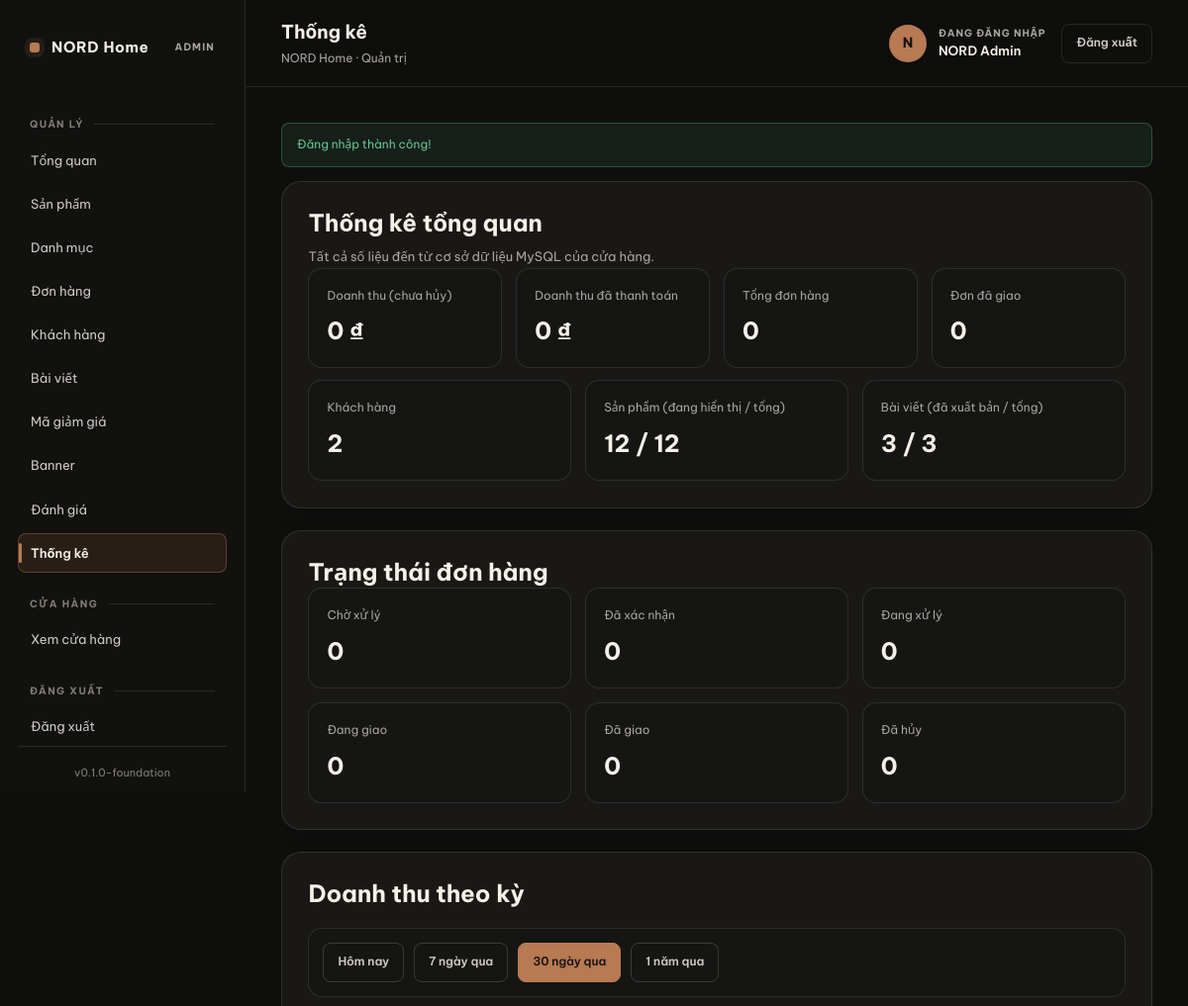
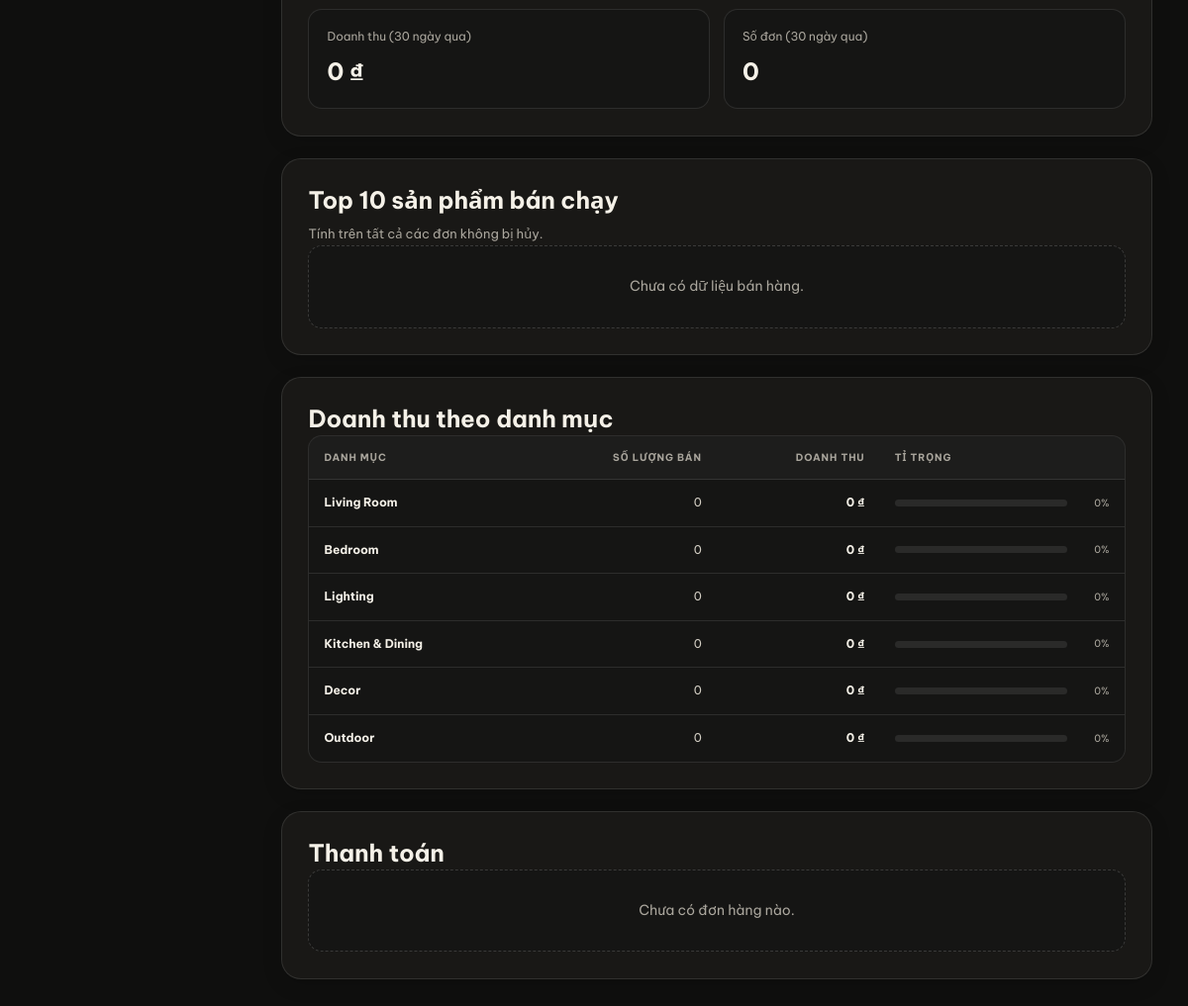
The app's page /admin/statistics.php (signed in) with its own data (2 pictures, top to bottom).
### tables this page shows
CREATE TABLE `categories` (
  `id` INT UNSIGNED NOT NULL AUTO_INCREMENT,
  `parent_id` INT UNSIGNED DEFAULT NULL,
  `name` VARCHAR(120) NOT NULL,
  `slug` VARCHAR(160) NOT NULL,
  `description` TEXT DEFAULT NULL,
  `image` VARCHAR(255) DEFAULT NULL,
  `sort_order` INT NOT NULL DEFAULT 0,
  `is_active` TINYINT(1) NOT NULL DEFAULT 1,
  `created_at` DATETIME NOT NULL DEFAULT CURRENT_TIMESTAMP,
  `updated_at` DATETIME NOT NULL DEFAULT CURRENT_TIMESTAMP ON UPDATE CURRENT_TIMESTAMP,
  PRIMARY KEY (`id`),
  UNIQUE KEY `uq_categories_slug` (`slug`),
  KEY `idx_categories_parent` (`parent_id`),
  KEY `idx_categories_active` (`is_active`),
  CONSTRAINT `fk_categories_parent`
    FOREIGN KEY (`parent_id`) REFERENCES `categories` (`id`)
    ON DELETE SET NULL ON UPDATE CASCADE
);

### config/database.php (called while the page is built, shortened)
<?php
function pdo_options(): array
{
    return [
        PDO::ATTR_ERRMODE => PDO::ERRMODE_EXCEPTION,
        PDO::ATTR_DEFAULT_FETCH_MODE => PDO::FETCH_ASSOC,
        PDO::ATTR_EMULATE_PREPARES => false,
    ];
}
function db(): PDO
{
    static $pdo = null;
    if ($pdo instanceof PDO) {
        return $pdo;
    }
    $dsn = sprintf(
        'mysql:host=%s;dbname=%s;charset=%s',
        DB_HOST,
        DB_NAME,
        DB_CHARSET
    );
    $pdo = new PDO($dsn, DB_USER, DB_PASS, pdo_options());
    return $pdo;
}

### includes/admin-data.php (called while the page is built, shortened)
<?php
require_once __DIR__ . '/functions.php';
function admin_statistics_overview(): array
{
    $out = [
        'revenue_total'      => 0.0,
        'revenue_paid'       => 0.0,
        'orders_total'       => 0,
        'orders_pending'     => 0,
        'orders_confirmed'   => 0,
        'orders_processing'  => 0,
        'orders_shipped'     => 0,
        'orders_delivered'   => 0,
        'orders_cancelled'   => 0,
        'products_total'     => 0,
        'products_active'    => 0,
        'customers_total'    => 0,
        'posts_total'        => 0,
        'posts_published'    => 0,
        'reviews_total'      => 0,
        'reviews_pending'    => 0,
    ];
    try {
        $out['revenue_total'] = (float) db()->query(
            "SELECT COALESCE(SUM(total),0) FROM orders WHERE status <> '" . ORDER_CANCELLED . "'"
        )->fetchColumn();
        $out['revenue_paid'] = (float) db()->query(
            "SELECT COALESCE(SUM(total),0) FROM orders WHERE payment_status = '" . PAYMENT_PAID . "'"
        )->fetchColumn();
        $out['orders_total']      = (int) db()->query('SELECT COUNT(*) FROM orders')->fetchColumn();
        $out['orders_pending']    = (int) db()->query("SELECT COUNT(*) FROM orders WHERE status='" . ORDER_PENDING . "'")->fetchColumn();
        $out['orders_confirmed']  = (int) db()->query("SELECT COUNT(*) FROM orders WHERE status='" . ORDER_CONFIRMED . "'")->fetchColumn();
        $out['orders_processing'] = (int) db()->query("SELECT COUNT(*) FROM orders WHERE status='" . ORDER_PROCESSING . "'")->fetchColumn();
        $out['orders_shipped']    = (int) db()->query("SELECT COUNT(*) FROM orders WHERE status='" . ORDER_SHIPPED . "'")->fetchColumn();
        $out['orders_delivered']  = (int) db()->query("SELECT COUNT(*) FROM orders WHERE status='" . ORDER_DELIVERED . "'")->fetchColumn();
        $out['orders_cancelled']  = (int) db()->query("SELECT COUNT(*) FROM orders WHERE status='" . ORDER_CANCELLED . "'")->fetchColumn();
        $out['products_total']  = (int) db()->query('SELECT COUNT(*) FROM products')->fetchColumn();
        $out['products_active'] = (int) db()->query('SELECT COUNT(*) FROM products WHERE is_active = 1')->fetchColumn();
        $out['customers_total'] = (int) db()->query(
            "SELECT COUNT(*) FROM users WHERE role='" . ROLE_CUSTOMER . "'"
        )->fetchColumn();
        $out['posts_total']     = (int) db()->query('SELECT COUNT(*) FROM posts')->fetchColumn();
        $out['posts_published'] = (int) db()->query('SELECT COUNT(*) FROM posts WHERE is_published = 1')->fetchColumn();
        $out['reviews_total']   = (int) db()->query('SELECT COUNT(*) FROM reviews')->fetchColumn();
        $out['reviews_pending'] = (int) db()->query('SELECT COUNT(*) FROM reviews WHERE is_approved = 0')->fetchColumn();
    } catch (PDOException $e) {
    }
    return $out;
}
function admin_statistics_revenue_by_period(string $period = 'month'): array
{
    try {
        switch ($period) {
            case 'month':
            default:
                $since = "o.created_at >= DATE_SUB(NOW(), INTERVAL 30 DAY)";
                break;
        }
        $stmt = db()->prepare(
            "SELECT COALESCE(SUM(total),0) AS revenue, COUNT(*) AS cnt
             FROM orders o
             WHERE $since AND o.status <> '" . ORDER_CANCELLED . "'"
        );
        $stmt->execute();
        $row = $stmt->fetch();
        return [
            'period'  => $period,
            'revenue' => (float) ($row['revenue'] ?? 0),
            'orders'  => (int) ($row['cnt'] ?? 0),
        ];
    } catch (PDOException $e) {
        return ['period' => $period, 'revenue' => 0.0, 'orders' => 0];
    }
}
function admin_statistics_sales_by_category(): array
{
    try {
        $stmt = db()->query(
            "SELECT c.id, c.name, COALESCE(SUM(oi.total), 0) AS revenue,
                    COALESCE(SUM(oi.quantity), 0) AS sold_qty
             FROM categories c
             LEFT JOIN products p ON p.category_id = c.id
             LEFT JOIN order_items oi ON oi.product_id = p.id
             LEFT JOIN orders o ON o.id = oi.order_id AND o.status <> '" . ORDER_CANCELLED . "'
             GROUP BY c.id, c.name
             ORDER BY revenue DESC"
        );
        return $stmt->fetchAll() ?: [];
    } catch (PDOException $e) {
        return [];
    }
}

### includes/functions.php (called while the page is built, shortened)
<?php
function e(?string $value): string
{
    return htmlspecialchars((string) $value, ENT_QUOTES | ENT_SUBSTITUTE, 'UTF-8');
}
function url(string $path = ''): string
{
    $path = ltrim($path, '/');
    return $path === '' ? BASE_URL : BASE_URL . '/' . $path;
}
function format_vnd($amount): string
{
    $amount = (float) $amount;
    return number_format($amount, 0, ',', '.') . ' ₫';
}

### admin/statistics.php (the view, shortened to what this page needs)
<?php
require_once dirname(__DIR__) . '/includes/admin-data.php';
$period = (string) ($_GET['period'] ?? 'month');
$overview  = admin_statistics_overview();
$periodRow = admin_statistics_revenue_by_period($period);
$best      = admin_statistics_best_sellers(10);
$byCat     = admin_statistics_sales_by_category();
$payment   = admin_statistics_payment_breakdown();
$statusLabels = [
    ORDER_PENDING    => 'Chờ xử lý',
    ORDER_CONFIRMED  => 'Đã xác nhận',
    ORDER_PROCESSING => 'Đang xử lý',
    ORDER_SHIPPED    => 'Đang giao',
    ORDER_DELIVERED  => 'Đã giao',
    ORDER_CANCELLED  => 'Đã hủy',
];
require dirname(__DIR__) . '/includes/admin-header.php';
?>
<div class="admin-card">
    <h1>Thống kê tổng quan</h1>
    <p class="admin-card-sub">Tất cả số liệu đến từ cơ sở dữ liệu MySQL của cửa hàng.</p>
    <div class="stat-row">
        <div class="stat"><span>Doanh thu (chưa hủy)</span><b><?= e(format_vnd($overview['revenue_total'])) ?></b></div>
        <div class="stat"><span>Doanh thu đã thanh toán</span><b><?= e(format_vnd($overview['revenue_paid'])) ?></b></div>
        <div class="stat"><span>Tổng đơn hàng</span><b><?= (int) $overview['orders_total'] ?></b></div>
        <div class="stat"><span>Đơn đã giao</span><b><?= (int) $overview['orders_delivered'] ?></b></div>
    </div>
    <div class="stat-row stat-row--3" style="margin-top:12px;">
        <div class="stat"><span>Khách hàng</span><b><?= (int) $overview['customers_total'] ?></b></div>
        <div class="stat"><span>Sản phẩm (đang hiển thị / tổng)</span><b><?= (int) $overview['products_active'] ?> / <?= (int) $overview['products_total'] ?></b></div>
        <div class="stat"><span>Bài viết (đã xuất bản / tổng)</span><b><?= (int) $overview['posts_published'] ?> / <?= (int) $overview['posts_total'] ?></b></div>
    </div>
</div>
<div class="admin-card">
    <h1>Trạng thái đơn hàng</h1>
    <div class="stat-row stat-row--3">
        <?php foreach ($statusLabels as $st => $label): ?>
            <div class="stat">
                <span><?= e($label) ?></span>
                <b><?= (int) ($overview['orders_' . $st] ?? 0) ?></b>
            </div>
        <?php endforeach; ?>
    </div>
</div>
<div class="admin-card">
    <h1>Doanh thu theo kỳ</h1>
    <div class="admin-toolbar">
        <?php
            $periodLabels = [
                'today' => 'Hôm nay',
                'week'  => '7 ngày qua',
                'month' => '30 ngày qua',
                'year'  => '1 năm qua',
            ];
        ?>
        <?php foreach ($periodLabels as $key => $label): ?>
            <a class="admin-btn <?= $period === $key ? 'admin-btn--primary' : '' ?>" href="<?= e(url('admin/statistics.php?period=' . $key)) ?>"><?= e($label) ?></a>
        <?php endforeach; ?>
    </div>
    <div class="stat-row stat-row--2">
        <div class="stat"><span>Doanh thu (<?= e($periodLabels[$period]) ?>)</span><b><?= e(format_vnd($periodRow['revenue'])) ?></b></div>
        <div class="stat"><span>Số đơn (<?= e($periodLabels[$period]) ?>)</span><b><?= (int) $periodRow['orders'] ?></b></div>
    </div>
</div>
<div class="admin-card">
    <h1>Top 10 sản phẩm bán chạy</h1>
    <p class="admin-card-sub">Tính trên tất cả các đơn không bị hủy.</p>
    <?php if (empty($best)): ?>
        <div class="admin-empty">Chưa có dữ liệu bán hàng.</div>
    <?php endif; ?>
</div>
<div class="admin-card">
    <h1>Doanh thu theo danh mục</h1>
    <?php if (empty($byCat)): ?>
        <div class="admin-empty">Chưa có dữ liệu.</div>
    <?php else:
        $maxRev = 0.0;
    ?>
        <div class="admin-table-wrap">
            <table class="admin-table">
                <thead>
                    <tr>
                        <th>Danh mục</th>
                        <th class="col-num">Số lượng bán</th>
                        <th class="col-num">Doanh thu</th>
                        <th style="width:30%;">Tỉ trọng</th>
                    </tr>
                </thead>
                <tbody>
                <?php foreach ($byCat as $r):
                    $pct = $maxRev > 0 ? round(((float) $r['revenue'] / $maxRev) * 100) : 0;
                ?>
                    <tr>
                        <td><strong><?= e($r['name']) ?></strong></td>
                        <td class="col-num"><?= (int) $r['sold_qty'] ?></td>
                        <td class="col-num"><strong><?= e(format_vnd($r['revenue'])) ?></strong></td>
                        <td>
                            <div class="admin-progress">
                                <div class="admin-progress-bar"><span style="width:<?= $pct ?>%;"></span></div>
                                <span class="admin-progress-value"><?= $pct ?>%</span>
                            </div>
                        </td>
                    </tr>
                <?php endforeach; ?>
                </tbody>
            </table>
        </div>
    <?php endif; ?>
</div>
<div class="admin-card">
    <h1>Thanh toán</h1>
    <?php if (empty($payment)): ?>
        <div class="admin-empty">Chưa có đơn hàng nào.</div>
    <?php endif; ?>
</div>
<?php require dirname(__DIR__) . '/includes/admin-footer.php'; ?>

### assets/css/admin.css (style rules this page uses)
.admin-body,.admin-login-body { --a-bg:#0f0f0e;--a-side:#111110;--a-panel:#191816;--a-panel2:#151514;--a-raised:#1e1c19;--a-line:rgba(255,255,255,.10);--a-strong:rgba(255,255,255,.16);--a-text:#f5f1e8;--a-secondary:#d0cbc1;--a-muted:#aaa69d;--a-faint:#827e76;--a-accent:#b77a52;--a-accent-hover:#c88b62;--a-ok:#67c391;--a-warn:#e6bd72;--a-bad:#ee8580;--a-info:#86b8ed;--a-rs:8px;--a-rm:14px;--a-rl:20px;--a-pill:999px;--a-font:"Be Vietnam Pro","Manrope",system-ui,-apple-system,"Segoe UI",sans-serif;color-scheme:dark;color:var(--a-text) }
.admin-body *,.admin-body *:before,.admin-body *:after,.admin-login-body *,.admin-login-body *:before,.admin-login-body *:after { box-sizing:border-box }
.admin-body { min-width:320px;min-height:100vh;margin:0;background:var(--a-bg);color:var(--a-text);font:14px/1.55 var(--a-font);-webkit-font-smoothing:antialiased }
.admin-body a,.admin-login-body a { color:inherit;text-decoration:none }
.admin-shell h1,.admin-shell h2,.admin-shell h3,.admin-login h1 { margin:0;color:var(--a-text);font-weight:650;line-height:1.3 }
.admin-shell h1 { font-size:clamp(22px,2vw,28px) }
.admin-card { min-width:0;margin:0 0 22px;padding:clamp(20px,2.2vw,30px);border:1px solid var(--a-line);border-radius:var(--a-rl);background:var(--a-panel);box-shadow:0 6px 20px rgba(0,0,0,.14) }
.admin-card-sub { margin:6px 0 0;color:var(--a-muted);font-size:13px;line-height:1.65 }
.admin-card>h1+.admin-card-sub { margin-top:8px }
.admin-empty { padding:30px 20px;border:1px dashed var(--a-strong);border-radius:var(--a-rm);background:var(--a-panel2);color:var(--a-muted);text-align:center }
.stat-row { display:grid;grid-template-columns:repeat(4,minmax(0,1fr));gap:14px }
.stat-row--2 { grid-template-columns:repeat(2,minmax(0,1fr)) }
.stat-row--3 { grid-template-columns:repeat(3,minmax(0,1fr)) }
.stat { display:grid;min-width:0;gap:8px;padding:18px;border:1px solid var(--a-line);border-radius:var(--a-rm);background:var(--a-panel2) }
.stat>span { color:var(--a-muted);font-size:12px }
.stat>b { color:var(--a-text);font-size:clamp(18px,2vw,24px);overflow-wrap:anywhere }
.admin-toolbar { display:flex;flex-wrap:wrap;align-items:center;gap:10px;min-width:0;margin:18px 0;padding:14px;border:1px solid var(--a-line);border-radius:var(--a-rm);background:var(--a-panel2) }
.admin-btn { display:inline-flex;min-width:0;min-height:40px;flex:0 0 auto;align-items:center;justify-content:center;gap:7px;padding:9px 14px;border:1px solid var(--a-strong);border-radius:var(--a-rs);background:transparent;color:var(--a-secondary)!important;font-size:12px;font-weight:600;line-height:1.2;text-align:center;text-decoration:none!important;white-space:nowrap;cursor:pointer;transition:.15s }
.admin-btn--primary { border-color:var(--a-accent);background:var(--a-accent);color:#19130f!important }
.admin-table-wrap { width:100%;min-width:0;overflow-x:auto;overscroll-behavior-x:contain;border:1px solid var(--a-line);border-radius:var(--a-rm);background:var(--a-panel2);scrollbar-color:rgba(255,255,255,.2) transparent }
.admin-table { width:100%;min-width:760px;border-collapse:separate;border-spacing:0;color:var(--a-secondary);font-size:12px;text-align:left }
.admin-table th,.admin-table td { padding:14px 15px;border-bottom:1px solid var(--a-line);vertical-align:middle }
.admin-table thead th { background:rgba(255,255,255,.035);color:var(--a-muted);font-size:10px;font-weight:700;letter-spacing:.09em;text-transform:uppercase;white-space:nowrap }
.admin-table tbody tr:last-child td { border-bottom:0 }
.admin-table td { overflow-wrap:anywhere }
.admin-table th.col-num,.admin-table td.col-num,.admin-table th.col-price,.admin-table td.col-price { text-align:right;white-space:nowrap }
.admin-table td strong { color:var(--a-text) }
.admin-progress { display:flex;align-items:center;gap:9px;min-width:130px }
.admin-progress-bar { width:100%;min-width:60px;height:7px;overflow:hidden;border-radius:var(--a-pill);background:rgba(255,255,255,.09) }
.admin-progress-value { min-width:34px;color:var(--a-muted);font-size:10px;text-align:right }

### records on screen
categories: id "3", name "Lighting", sold_qty "0", revenue "0 ₫", pct "0"
categories: name "Living Room", sold_qty "0", revenue "0 ₫", pct "0"
categories: name "Bedroom", sold_qty "0", revenue "0 ₫", pct "0"
categories: name "Kitchen & Dining", sold_qty "0", revenue "0 ₫", pct "0"
categories: name "Decor", sold_qty "0", revenue "0 ₫", pct "0"
categories: name "Outdoor", sold_qty "0", revenue "0 ₫", pct "0"

### other values on screen
APP_NAME "NORD Home"
APP_VERSION "0.1.0-foundation"
$pageTitle "Thống kê"
current_user()['name'] "NORD Admin"
$flash['message'] "Đăng nhập thành công!"
format_vnd($overview['revenue_total']) "0 ₫"
format_vnd($overview['revenue_paid']) "0 ₫"
$overview['orders_total'] "0"
$overview['orders_delivered'] "0"
$overview['customers_total'] "2"
$overview['products_active'] "12"
$overview['products_total'] "12"
$label "Chờ xử lý"
$overview['orders_' . $st] "0"
$label "Đã xác nhận"
